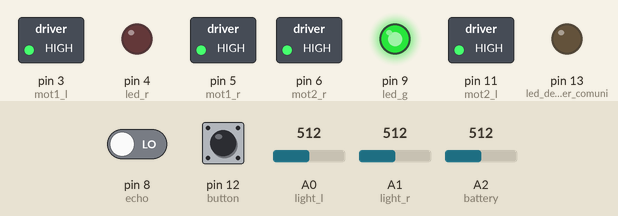
The sketch below on a simulated Arduino Uno, built with avr-gcc and run on an emulated ATmega328P. Parts: switched loads named in the sketch (green lamp = pin HIGH), output pins drawn as LEDs (lit = HIGH). Inputs (shaded band) come from the test bench; at power-on: pin 12 (button) HIGH, A0 (light_l) = 512, A1 (light_r) = 512, A2 (battery) = 512, pin 8 (echo) LOW. Pins used as bus, display or sensor lines are not drawn. At 9.6 s the program stops and its outputs stay as they are.

Above: at 0.8 s.
0.9 s: pin 12 (button) pulled LOW for 0.15 s
At 3.2 s:
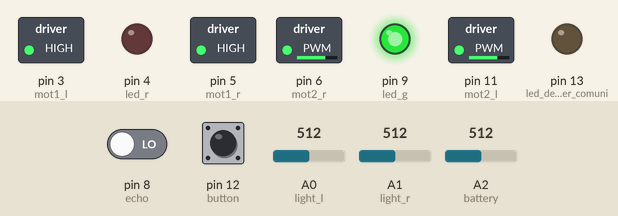
3.6 s: A0 (light_l) set to 635
5.1 s: A0 (light_l) set to 665
At 5.6 s:
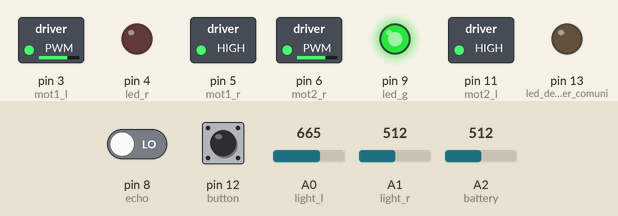
6.6 s: A1 (light_r) set to 636
8.1 s: A1 (light_r) set to 663
At 9.2 s:
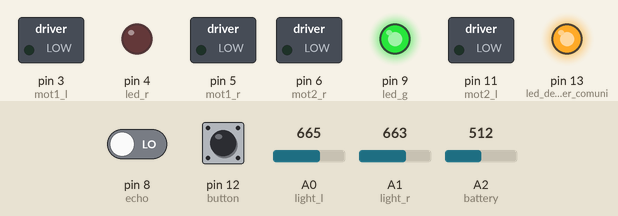
9.6 s: A2 (battery) set to 306
At 10.3 s:
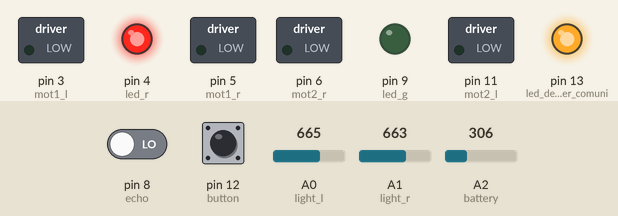
Timing chart, 0 to 11.1 s (numbered marks = the images above; inputs shaded):
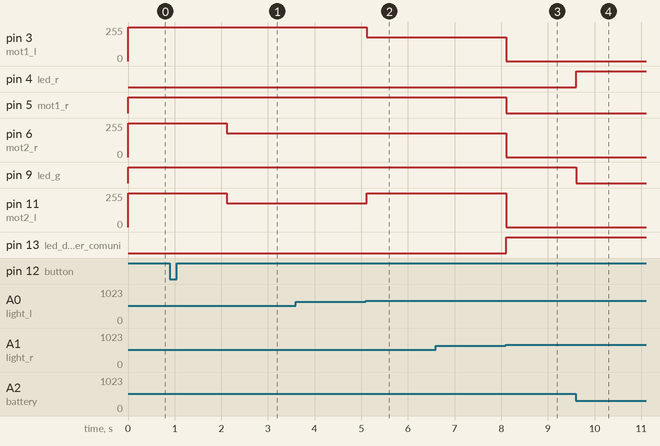

The sketch:

follow_line.ino
```cpp
#include "actions.h"

void setup(){
  init_pin();
  init_motor();
  check_battery();
  check_button();
  delay(1000);
}

void loop() {
  check_battery();
  check_distance();
  if(is_r_black())
    if(is_l_black())
      //entrambi i sensori leggono scuro
      block();
    else turn_right();
  else if(is_l_black())
          turn_left();
       else forward();
}
```

actions.h
```cpp
#include <Arduino.h>
#include "sensors_actuators_library.h"

void check_battery();
void block();
void forward();
void turn_left();
void turn_right();
void check_distance();
void check_button();

void block(){
  digitalWrite(13, HIGH);
  stop_l();
  stop_r();
}

void forward(){
  forward_r();
  forward_l();
}

void turn_left(){
  forward_r();
  reverse_l();
}

void turn_right(){
  forward_l();
  reverse_r();
}

void check_battery(){
  int val = read_battery_level();
  switch(val){
    case 0:{
      turnOn_led_r();
      turnOff_led_g();
      while(1) block();
    }
    case 1:{
      turnOn_led_r();
      turnOn_led_g();
    }
    case 2:{
      turnOn_led_g();
      turnOff_led_r();
    }
  }
}

void check_distance(){
  while(read_distance()){
    block();
  }
  digitalWrite(13,LOW);
}

void check_button(){
  while(1){
    if(!read_button()){
      delay(100);                //Antirimbalzo
      if(read_button())
        break;
    }
  }
}
```

sensors_actuators_library.h
```cpp
#include <Arduino.h>

//Pin analogici
#define light_r A1  //pin lettura sensore di luminosità destro
#define light_l A0  //pin lettura sensore di luminosità sinistro
#define battery A2  //pin monitoraggio livello carica della batteria

//Pin digitali
#define mot1_r 5   //pin pilotaggio motore destro
#define mot2_r 6  //
#define mot1_l 3   //pin pilotaggio motore sinistro
#define mot2_l 11  //
#define echo 8      //pin echo sensore distanza
#define trig 7      //pin trig sensore distanza
#define led_r 4     //pin led rosso (red) per livello batteria
#define led_g 9     //pin led verde (green)
#define button 12    //il bottone va collegato a massa
#define speed_value 180 //segnale PWM che regola la velocità dei motori
#define light_threshold 650 //soglia per distinguere chiaro e scuro. Valore trovato tramite test

boolean read_button();
boolean is_r_black();
boolean is_l_black();
int read_battery_level();
boolean read_distance();
void forward_r();
void forward_l();
void reverse_r();
void reverse_l();
void stop_l();
void stop_r();
void turnOn_led_r();
void turnOn_led_g();
void turnOff_led_r();
void turnOff_led_g();
void init_motor();
void init_pin();

boolean read_button(){
  return digitalRead(button);
}

//restituisce alto se è buio, basso se è luce
boolean is_r_black(){
  int value = analogRead(light_r);
  if(value>light_threshold) return true;
  else return false;
}

boolean is_l_black(){
  int value = analogRead(light_l);
  if(value>light_threshold) return true;
  else return false;
}

int read_battery_level(){
  int value = map(analogRead(battery), 0, 1023, 0, 3);
  return value;
}

boolean read_distance(){
  digitalWrite(trig, LOW);
  delay(10);
  digitalWrite(trig, HIGH);
  delay(10);
  digitalWrite(trig, LOW);
  double t = pulseIn(echo, HIGH, 1200);  //CONTROLLA LIMITE 25000
  double s = (0.034 * t)/2 ;
  if((s!=0) && (s<10)) return true ;
  else return false ;
}

//avanti     1 PWM
//indietro   PWM 1
void forward_r(){
  digitalWrite(mot1_r, HIGH);
  analogWrite(mot2_r, speed_value);
}

void forward_l(){
  digitalWrite(mot1_l, HIGH);
  analogWrite(mot2_l, speed_value);
}

void reverse_r(){
  analogWrite(mot1_r, speed_value);
  digitalWrite(mot2_r, HIGH);
}

void reverse_l(){
  analogWrite(mot1_l, speed_value);
  digitalWrite(mot2_l, HIGH);
}

void stop_l(){
  digitalWrite(mot1_l, LOW);
  digitalWrite(mot2_l, LOW);
}
void stop_r(){
  digitalWrite(mot1_r, LOW);
  digitalWrite(mot2_r, LOW);
}

void turnOn_led_r(){
  digitalWrite(led_r, HIGH);
}
void turnOn_led_g(){
  digitalWrite(led_g, HIGH);
}

void turnOff_led_r(){
  digitalWrite(led_r, LOW);
}

void turnOff_led_g(){
  digitalWrite(led_g, LOW);
}

//inizializzazione motori da fermi -> da mettere nel setup
void init_motor(){
  digitalWrite(mot1_r, HIGH);
  digitalWrite(mot2_r, HIGH);
  digitalWrite(mot1_l, HIGH);
  digitalWrite(mot2_l, HIGH);
}

void init_pin(){
  pinMode(mot1_r, OUTPUT);
  pinMode(mot2_r, OUTPUT);
  pinMode(mot1_l, OUTPUT);
  pinMode(mot2_l, OUTPUT);
  pinMode(echo, INPUT);
  pinMode(trig, OUTPUT);
  pinMode(led_r, OUTPUT);
  digitalWrite(led_r, LOW);
  pinMode(led_g, OUTPUT);
  digitalWrite(led_g, LOW);
  pinMode(13, OUTPUT);//led del pin 13 per comunicare se c'è un ostacolo
  digitalWrite(13, LOW);
  pinMode(button, INPUT_PULLUP);
}
```

Measured:
- the behaviour switches between 650 and 651 on A0 (light_l) (found by bisection; images 1 and 2)
- the behaviour switches between 650 and 651 on A1 (light_r) (found by bisection; images 2 and 3)
- after the input at 0.9 s, pin 6 (mot2_r), pin 11 (mot2_l): 255/255 → 180/255 after 1.2 s
- after the input at 5.1 s, pin 3 (mot1_l): 255/255 → 180/255 at once; pin 11 (mot2_l): 180/255 → 255/255 at once
- after the input at 8.1 s, pin 3 (mot1_l), pin 6 (mot2_r): 180/255 → 0/255 at once; pin 5 (mot1_r): HIGH → LOW at once; pin 11 (mot2_l): 255/255 → 0/255 at once; pin 13 (led_del_pin_13_per_comuni): LOW → HIGH at once
- after the input at 9.6 s, pin 4 (led_r): LOW → HIGH at once; pin 9 (led_g): HIGH → LOW at once
